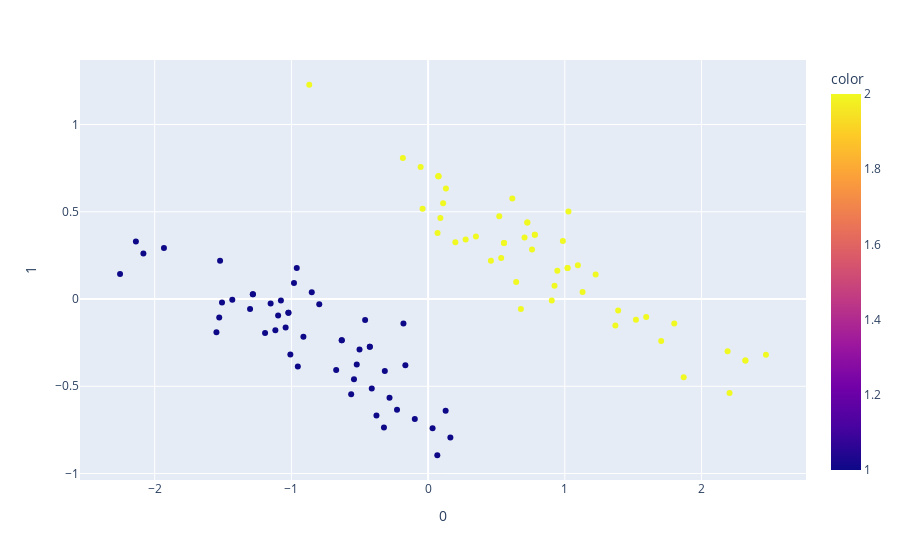

The notebook cell this image was saved under:
### Markdown cell above
## Scatter plot

### Code cell
import plotly.express as px
from sklearn.decomposition import PCA

# df = px.data.iris()
# X = df[['sepal_length', 'sepal_width', 'petal_length', 'petal_width']]
X = data.loc[data.Species>0,["sepal_length","petal_length","Species"]]
pca = PCA(n_components=2)
components = pca.fit_transform(X)

fig = px.scatter(components, x=0, y=1, color=X['Species'])
fig.show()
